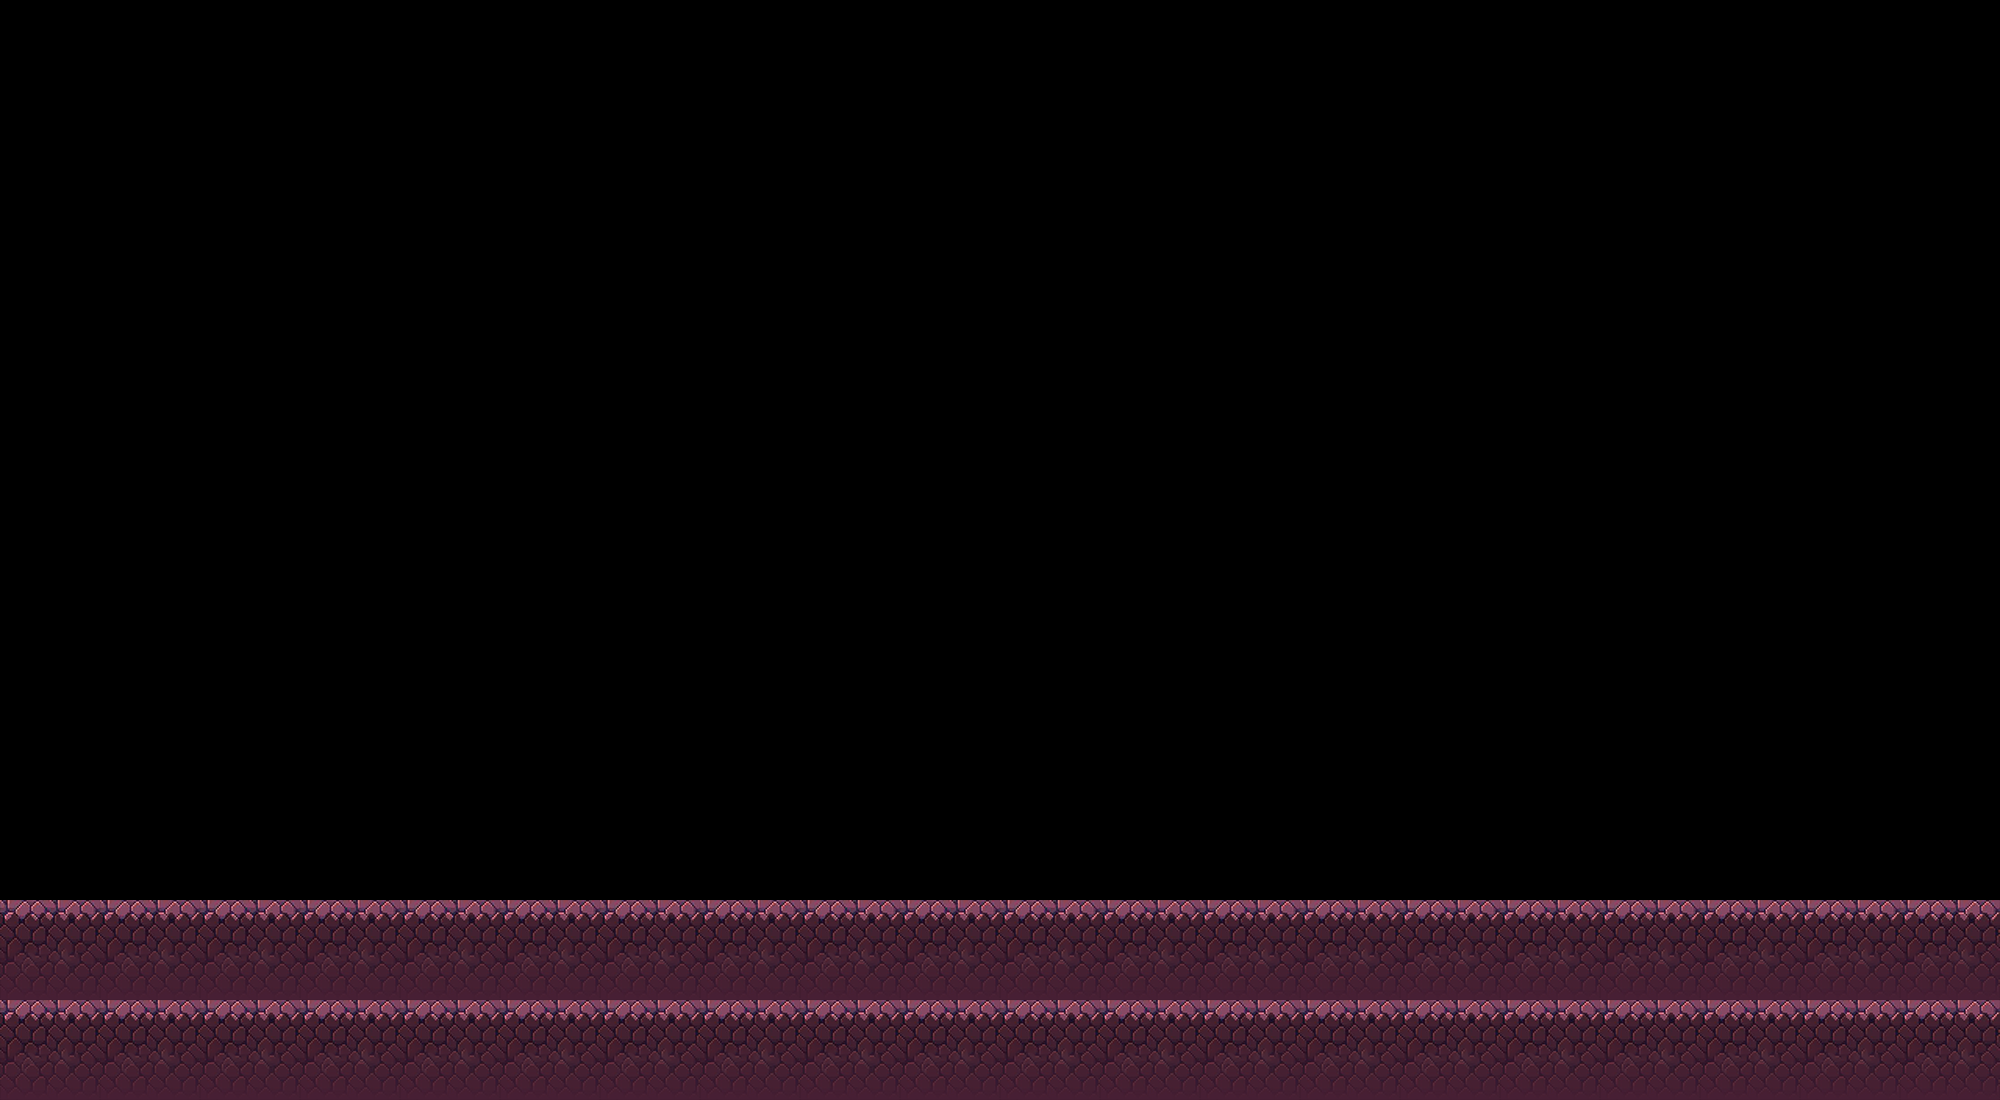

A level layout from a 2D game, rendered from its tile map. Below: a short description, then the map file with its tile-grid data intact:
An orthogonal 20x11 tile map with 100x100 px tiles, 1 tile layer (Capa de patrones 1).

<map version="1.4" tiledversion="1.4.3" orientation="orthogonal" renderorder="right-down" width="20" height="11" tilewidth="100" tileheight="100" infinite="0" nextlayerid="2" nextobjectid="1">
 <tileset firstgid="1" source="pisoTiled2.tsx" />
 <layer id="1" name="Capa de patrones 1" width="20" height="11">
  <data encoding="csv">
0,0,0,0,0,0,0,0,0,0,0,0,0,0,0,0,0,0,0,0,
0,0,0,0,0,0,0,0,0,0,0,0,0,0,0,0,0,0,0,0,
0,0,0,0,0,0,0,0,0,0,0,0,0,0,0,0,0,0,0,0,
0,0,0,0,0,0,0,0,0,0,0,0,0,0,0,0,0,0,0,0,
0,0,0,0,0,0,0,0,0,0,0,0,0,0,0,0,0,0,0,0,
0,0,0,0,0,0,0,0,0,0,0,0,0,0,0,0,0,0,0,0,
0,0,0,0,0,0,0,0,0,0,0,0,0,0,0,0,0,0,0,0,
0,0,0,0,0,0,0,0,0,0,0,0,0,0,0,0,0,0,0,0,
0,0,0,0,0,0,0,0,0,0,0,0,0,0,0,0,0,0,0,0,
1,1,1,1,1,1,1,1,1,1,1,1,1,1,1,1,1,1,1,1,
1,1,1,1,1,1,1,1,1,1,1,1,1,1,1,1,1,1,1,1
</data>
 </layer>
</map>
